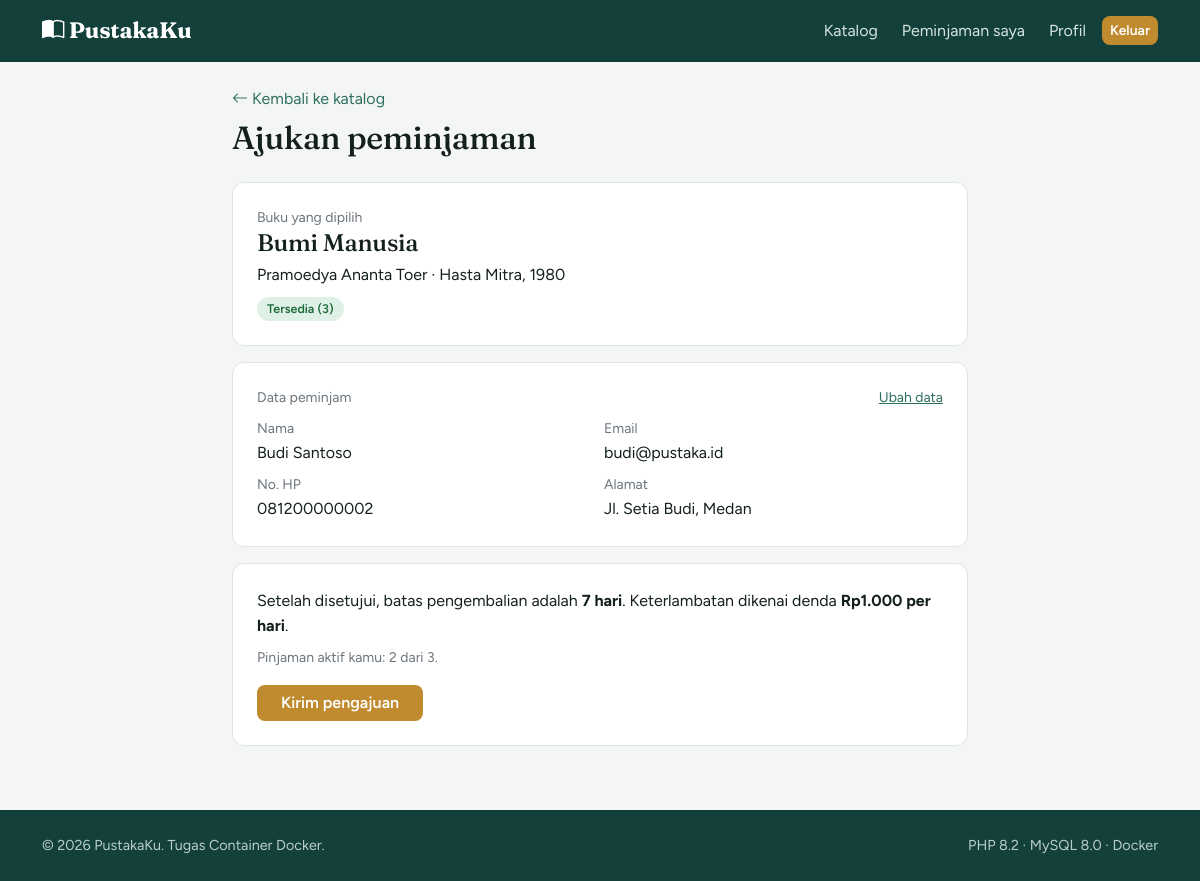
/anggota/ajukan.php?id=2 (signed in), run on the app's committed database.
### tables this page shows
CREATE TABLE books (
  id INT AUTO_INCREMENT PRIMARY KEY,
  judul VARCHAR(200) NOT NULL,
  penulis VARCHAR(100) NOT NULL,
  penerbit VARCHAR(100),
  tahun INT,
  kategori VARCHAR(50),
  stok INT NOT NULL DEFAULT 0,
  created_at TIMESTAMP DEFAULT CURRENT_TIMESTAMP
);

CREATE TABLE users (
  id INT AUTO_INCREMENT PRIMARY KEY,
  nama VARCHAR(100) NOT NULL,
  email VARCHAR(100) NOT NULL UNIQUE,
  password VARCHAR(255) NOT NULL,
  no_hp VARCHAR(20),
  alamat TEXT,
  role ENUM('admin','anggota') NOT NULL DEFAULT 'anggota',
  created_at TIMESTAMP DEFAULT CURRENT_TIMESTAMP
);

### src/includes/config.php (called while the page is built, shortened)
<?php
function e($teks) { return htmlspecialchars((string)$teks, ENT_QUOTES, 'UTF-8'); }
function rupiah($angka) { return 'Rp' . number_format((int)$angka, 0, ',', '.'); }

### src/anggota/ajukan.php (the view, shortened to what this page needs)
<?php
require_once __DIR__ . '/../includes/config.php';
$uid = (int)$_SESSION['user']['id'];
$bid = (int)($_GET['id'] ?? $_POST['id'] ?? 0);
$s = $db->prepare("SELECT * FROM books WHERE id = ?");
$s->bind_param('i', $bid);
$s->execute();
$buku = $s->get_result()->fetch_assoc();
$s = $db->prepare("SELECT COUNT(*) FROM loans WHERE user_id = ? AND status IN ('Diajukan','Dipinjam')");
$s->bind_param('i', $uid);
$s->execute();
$aktif = (int)$s->get_result()->fetch_row()[0];
$masalah = '';
$s = $db->prepare("SELECT nama, email, no_hp, alamat FROM users WHERE id = ?");
$s->bind_param('i', $uid);
$s->execute();
$me = $s->get_result()->fetch_assoc();
require __DIR__ . '/../includes/header.php';
?>
<div class="container mt-4" style="max-width:760px">
  <a href="/anggota/katalog.php" class="text-decoration-none"><i class="bi bi-arrow-left"></i> Kembali ke katalog</a>
  <h1 class="h2 mt-2 mb-4">Ajukan peminjaman</h1>
  <div class="panel mb-3">
    <div class="text-secondary small">Buku yang dipilih</div>
    <h2 class="h4 mb-1"><?= e($buku['judul']) ?></h2>
    <div><?= e($buku['penulis']) ?> &middot; <?= e($buku['penerbit']) ?>, <?= e($buku['tahun']) ?></div>
    <div class="mt-2"><span class="badge-status <?= $buku['stok'] > 0 ? 'st-tersedia' : 'st-habis' ?>">
      <?= $buku['stok'] > 0 ? 'Tersedia (' . (int)$buku['stok'] . ')' : 'Habis' ?></span></div>
  </div>
  <div class="panel mb-3">
    <div class="d-flex justify-content-between align-items-start">
      <div class="text-secondary small mb-2">Data peminjam</div>
      <a href="/anggota/profil.php" class="small">Ubah data</a>
    </div>
    <div class="row g-2">
      <div class="col-sm-6"><div class="small text-secondary">Nama</div><?= e($me['nama']) ?></div>
      <div class="col-sm-6"><div class="small text-secondary">Email</div><?= e($me['email']) ?></div>
      <div class="col-sm-6"><div class="small text-secondary">No. HP</div><?= e($me['no_hp'] ?: '-') ?></div>
      <div class="col-sm-6"><div class="small text-secondary">Alamat</div><?= e($me['alamat'] ?: '-') ?></div>
    </div>
  </div>
  <div class="panel">
    <p class="mb-2">Setelah disetujui, batas pengembalian adalah <strong><?= LAMA_PINJAM ?> hari</strong>.
       Keterlambatan dikenai denda <strong><?= rupiah(DENDA_PER_HARI) ?> per hari</strong>.</p>
    <p class="text-secondary small">Pinjaman aktif kamu: <?= $aktif ?> dari <?= MAKS_PINJAM ?>.</p>
    <form method="post">
      <button class="btn btn-brass px-4" <?= $masalah ? 'disabled' : '' ?>>Kirim pengajuan</button>
    </form>
  </div>
</div>
<?php require __DIR__ . '/../includes/footer.php'; ?>

### src/assets/css/app.css (style rules this page uses)
:root { --forest:#14403b; --moss:#2f6f62; --brass:#c08a2e; --brass-dark:#a1731f; --paper:#f4f6f3; --ink:#13201e; --line:#dfe5e1; }
body { font-family:'Figtree',sans-serif;background:var(--paper);color:var(--ink);line-height:1.6 }
h1,h2,h3,h4,.brand { font-family:'Fraunces',serif;font-weight:700;letter-spacing:-.01em }
a { color:var(--moss) }
.btn-brass { background:var(--brass);color:#fff;border:0;border-radius:8px;font-weight:600 }
.panel { background:#fff;border:1px solid var(--line);border-radius:12px;padding:1.5rem }
.badge-status { border-radius:999px;font-weight:600;padding:.35em .8em;font-size:.78rem }
.st-tersedia,.st-dikembalikan { background:#dff1e6;color:#1d6b3a }

### data on the page
books: judul "Bumi Manusia", penulis "Pramoedya Ananta Toer", penerbit "Hasta Mitra", tahun "1980", stok "3"
users: nama "Budi Santoso", email "budi@pustaka.id", no_hp "081200000002", alamat "Jl. Setia Budi, Medan"

### other printed values
LAMA_PINJAM "7"
rupiah(DENDA_PER_HARI) "Rp1.000"
$aktif "2"
MAKS_PINJAM "3"
